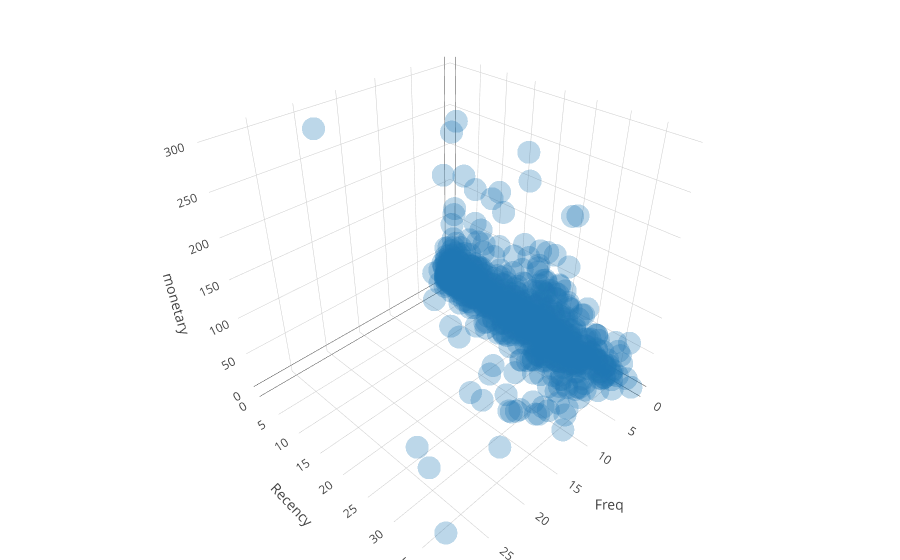

The notebook cell saved with this chart:
### Code cell
traces = []

x = df['frequency']
y = df['recency']
z = df['monetary_value']
#c = temp_data["kmean_cluster"]
marker = dict(size=8, opacity=opacity)
trace = go.Scatter3d(x=x, y=y, z=z, mode='markers', marker=marker)
traces.append(trace)
layout = go.Layout(margin=dict( l=0,r=0,b=0,t=0), scene={'xaxis':{'title': 'Freq'}, 
                                                         'yaxis':{'title': 'Recency'}, 
                                                         'zaxis':{'title': 'monetary'}})
fig = go.Figure(data=traces, layout=layout)
po.iplot(fig, filename='3d-scatter-colorscale')

### Figure 1 — Plotly figure (JSON) as saved in the notebook; plotly's stock layout.template omitted (floating-point values rounded to 4 significant figures; data arrays with more than 128 entries replaced by an {"elided": "..."} marker saying what was removed)
{"data": [{"marker": {"opacity": 0.3, "size": 8}, "mode": "markers", "type": "scatter3d", "uid": "9ecfa6a4-d58b-11e8-af28-aae9fe84485c", "x": {"elided": "2357 int values"}, "y": {"elided": "2357 float values"}, "z": {"elided": "2357 float values"}}], "layout": {"margin": {"b": 0, "l": 0, "r": 0, "t": 0}, "scene": {"xaxis": {"title": "Freq"}, "yaxis": {"title": "Recency"}, "zaxis": {"title": "monetary"}}}}
